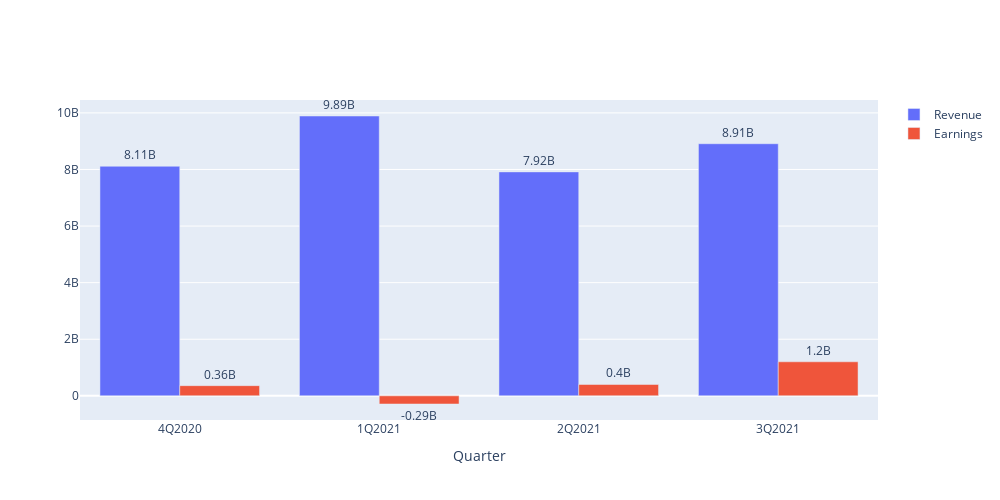

This figure's notebook cell:
### Code cell
visualize_quarter_earnings('EXC')

### Figure 1 — Plotly figure (JSON) as saved in the notebook; plotly's stock layout.template omitted (floating-point values rounded to 4 significant figures)
{"data": [{"name": "Revenue", "text": [8.11, 9.89, 7.92, 8.91], "textposition": "outside", "texttemplate": "%{text}B", "type": "bar", "x": ["4Q2020", "1Q2021", "2Q2021", "3Q2021"], "y": [8114000000, 9890000000, 7915000000, 8910000000]}, {"name": "Earnings", "text": [0.36, -0.29, 0.4, 1.2], "textposition": "outside", "texttemplate": "%{text}B", "type": "bar", "x": ["4Q2020", "1Q2021", "2Q2021", "3Q2021"], "y": [359000000, -289000000, 401000000, 1203000000]}], "layout": {"barmode": "group", "height": 500, "width": 1000, "xaxis": {"title": {"text": "Quarter"}}}}
